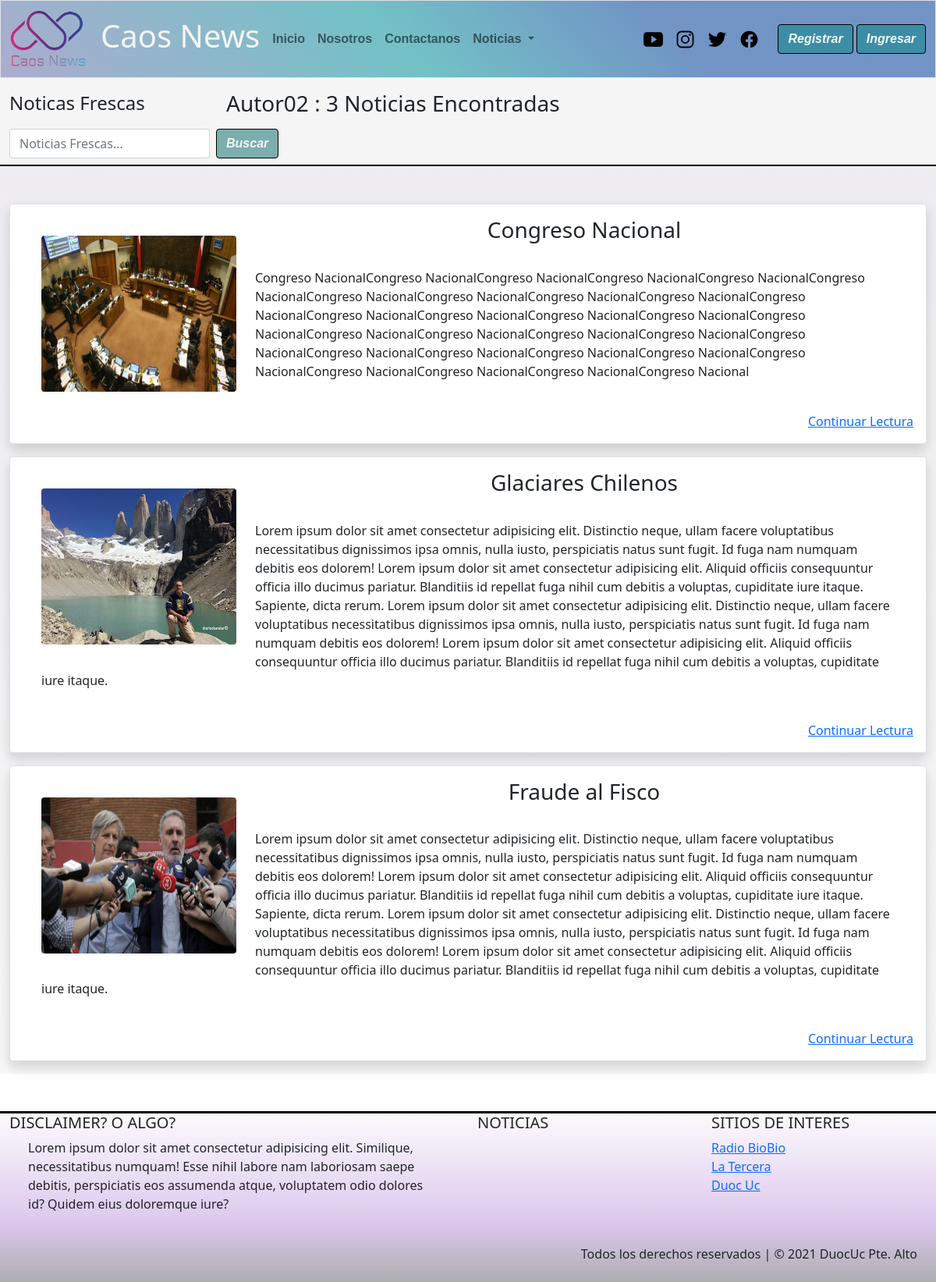
/filtro_autor/autor02/, run on the app's committed database.
### caos_news/models.py (models this page shows, shortened)
class Noticia(models.Model):
    nombre_not = models.CharField(primary_key= True, max_length=50)
    fecha_not = models.DateField(default=datetime.date.today)
    redac =  models.TextField()
    img_not = models.ImageField(upload_to='noticias',null=True)
    publicar = models.BooleanField(default=False)
    comentario = models.TextField(null=True,default='Sin observaciones')
    autor = models.ForeignKey(User,null=True, on_delete=models.CASCADE)
    categoria = models.ForeignKey(Categoria, on_delete=models.CASCADE)

### caos_news/views.py (the view)
# urls.py: path('filtro_autor/<id>/',filtro_autor,name='f_autor'),
def filtro_autor(request,id):
    user = User.objects.get(username=id)
    categoria = Categoria.objects.all()
    noti_all = Noticia.objects.filter(publicar=True,autor = user)
    cantidad = Noticia.objects.filter(publicar=True,autor = user).count()
    contexto = {"categorias":categoria,"noticias":noti_all,"cantidad":cantidad,"autor":user}
    return render(request, 'busque_autor.html',contexto)

### caos_news/templates/busque_autor.html (shortened to what this page needs)
{% extends "base.html" %}
{% load static %}
{% block link_activos %}
                    <ul class="navbar-nav me-auto mb-2 mb-lg-0">
                        <li class="nav-item">
                            <a class="nav-link" aria-current="page" href="{% url 'index'%}">Inicio</a>
                        </li>
                        {% if user.is_authenticated %}
                            <li class="nav-item">
                                <a class="nav-link" href="{% url 'enviar_n' %}">Subir noticia</a>
                            </li>
                            <li class="nav-item">
                                <a class="nav-link" href="{% url 'mis_notis' %}">Mis Noticias</a>
                            </li>
                        {% else %}
                            <li class="nav-item">
                            <a class="nav-link" href="{% url 'nos' %}">Nosotros</a>
                        </li>
                        <li class="nav-item">
                            <a class="nav-link" href="{% url 'contac' %}">Contactanos</a>
                        </li>
                        {% endif %}
                        <li class="nav-item dropdown">
                            <a class="nav-link dropdown-toggle" href="#" id="navbarDropdown" role="button"
                                data-bs-toggle="dropdown" aria-expanded="false">
                                Noticias
                            </a>
                        </li>
{% endblock link_activos %}
{% block contenido %}
<main>
        <nav class="navbar sticky-top" id="barra-busqueda">
            <div class="container-fluid ">
                <span class="navbar-text">
                {% if user.is_authenticated %}
                    <h4> Bienvenido(a) {{user.first_name}} {{user.last_name}} </h4>
                {% else %}
                    <h4>Noticas Frescas</h4>
                {% endif %}
                </span>
                <span class="navbar-text" style="margin-right: 40%;">
                    {% if cantidad == 1 %}
                        <h3 style="text-transform: capitalize;">{{autor}}: {{cantidad}} Noticia Encontrada </h3>
                    {% elif cantidad == 0 %}
                    {% else %}
                        <h3 style="text-transform: capitalize;">{{autor}} : {{cantidad}} Noticias Encontradas </h3>
                    {% endif %}
                </span>
                <form class="d-flex" method="POST" action="{% url 'filter_d'%}">
                    <input class="form-control me-2" type="search" placeholder="Noticias Frescas..." name="txtbusqueda" aria-label="Search">
                    <button id="boton" class="btn btn-outline" type="submit">Buscar</button>
                </form>
            </div>
        </nav>
<section class="container-fluid mt-5 mb-5">
    <div class="row">
        <div class="col-12 col-lg-12">
            {%if cantidad > 0 %}
                {% for noti in noticias %}
                    <div class="d-grid gap-3">
                        <div class="p-3 bg-light border shadow mb-3 bg-body rounded">
                            <div class="float-start">
                                <img src="{{noti.img_not.url}}"
                                    class=" m-4 rounded-2  animate__animated animate__fadeIn" alt="..." width="250"
                                    height="200">
                            </div>
                            <div class="mx-auto m-l-3">
                                <div class="text m-l-2 md-sm-center animate__animated ">
                                    <h3 class="text-center animate__animated animate__backInRight">{{noti.nombre_not}}</h3>
                                    <p class="p-4">
                                        {{noti.redac}}
                                    </p>
                                </div>
                                <div class="text-end animate__animated animate__fadeInDown"><a
                                        href="{% url 'noti' noti.nombre_not %}">Continuar Lectura</a>
                                </div>
                            </div>
                        </div>
                    </div>
                {% endfor %}
            {% else %}
                <div class="alert alert-info" role="alert">
                    Lo sentimos no encontramos nada
                </div>
            {%endif%}
        </div>
    </div>
</section>
{% endblock contenido %}

### data on the page
Noticia: img_not (picture), nombre_not "Congreso Nacional", redac "Congreso NacionalCongreso NacionalCongreso NacionalCongreso NacionalCongreso NacionalCongreso NacionalCongreso NacionalCongreso NacionalCongreso NacionalCongreso NacionalCongreso NacionalCongreso NacionalCongreso NacionalCongreso NacionalCongreso NacionalCongreso NacionalCongreso NacionalCongreso NacionalCongreso NacionalCongreso NacionalCongreso NacionalCongreso NacionalCongreso NacionalCongreso NacionalCongreso NacionalCongreso NacionalCongreso NacionalCongreso NacionalCongreso NacionalCongreso Nacional"
Noticia: img_not (picture), nombre_not "Glaciares Chilenos", redac "Lorem ipsum dolor sit amet consectetur adipisicing elit. Distinctio neque, ullam facere voluptatibus necessitatibus dignissimos ipsa omnis, nulla iusto, perspiciatis natus sunt fugit. Id fuga nam numquam debitis eos dolorem! Lorem ipsum dolor sit amet consectetur adipisicing elit. Aliquid officiis consequuntur officia illo ducimus pariatur. Blanditiis id repellat fuga nihil cum debitis a voluptas, cupiditate iure itaque. Sapiente, dicta rerum. Lorem ipsum dolor sit amet consectetur adipisicing elit. Distinctio neque, ullam facere voluptatibus necessitatibus dignissimos ipsa omnis, nulla iusto, perspiciatis natus sunt fugit. Id fuga nam numquam debitis eos dolorem! Lorem ipsum dolor sit amet…"
Noticia: img_not (picture), nombre_not "Fraude al Fisco", redac "Lorem ipsum dolor sit amet consectetur adipisicing elit. Distinctio neque, ullam facere voluptatibus necessitatibus dignissimos ipsa omnis, nulla iusto, perspiciatis natus sunt fugit. Id fuga nam numquam debitis eos dolorem! Lorem ipsum dolor sit amet consectetur adipisicing elit. Aliquid officiis consequuntur officia illo ducimus pariatur. Blanditiis id repellat fuga nihil cum debitis a voluptas, cupiditate iure itaque. Sapiente, dicta rerum. Lorem ipsum dolor sit amet consectetur adipisicing elit. Distinctio neque, ullam facere voluptatibus necessitatibus dignissimos ipsa omnis, nulla iusto, perspiciatis natus sunt fugit. Id fuga nam numquam debitis eos dolorem! Lorem ipsum dolor sit amet…"

### other printed values
{{ autor }} "Autor02"
{{ cantidad }} "3"
